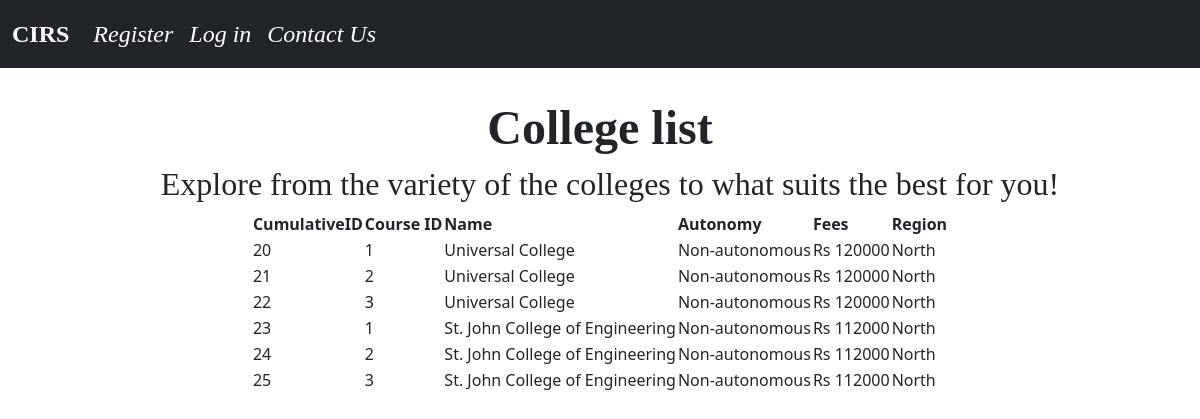
/north, run on the app's committed database.
### clginfoblog/models.py (models this page shows)
class College(models.Model):
	clg_name = models.CharField(max_length = 255)
	course_id = models.IntegerField()
	course = models.TextField(max_length=255)
	region = models.TextField(max_length=6)
	fees = models.IntegerField()
	clg_type = models.TextField(max_length=255)

### clginfoblog/views.py (the view)
# urls.py: path('north',North.as_view(),name='north'),
class North(ListView):
	model = College
	template_name = 'north.html'

### clginfoblog/templates/north.html (shortened to what this page needs)
{% extends 'base.html'%}
{% block content %}
<div class="container" align="middle">
<head><font face = "Noe " size = 10><b>College list</b></font></head>
</div>
<body>
<center><h2 style="margin-left:20px;"><font face = "Noe" size = 6>Explore from the variety of the colleges to what suits the best for you!</font></h2>
<center>
<table>
   <tr>
    <th>CumulativeID    </th><th>Course ID      </th><th id="name">Name     </th><th>Autonomy  </th><th>Fees    </th><th>     Region </th>
    </tr>
    {% for product in college_list %}
    {% if product.region == "North" %}
    <tr>
       <td>{{product.id}}</td><td>{{product.course_id}}     </td> <td>{{product.clg_name}}</td> <td> {{product.clg_type}}     </td> <td style="text-align:right">Rs  {{product.fees}}</td><td>{{product.region}}</td>
    </tr>
    {% endif %}
    {%endfor%}
  </table>
</center>
</body>
{% endblock %}

### data on the page
College: id "20", course_id "1", clg_name "Universal College", clg_type "Non-autonomous", fees "120000", region "North"
College: id "21", course_id "2", clg_name "Universal College", clg_type "Non-autonomous", fees "120000", region "North"
College: id "22", course_id "3", clg_name "Universal College", clg_type "Non-autonomous", fees "120000", region "North"
College: id "23", course_id "1", clg_name "St. John College of Engineering", clg_type "Non-autonomous", fees "112000", region "North"
College: id "24", course_id "2", clg_name "St. John College of Engineering", clg_type "Non-autonomous", fees "112000", region "North"
College: id "25", course_id "3", clg_name "St. John College of Engineering", clg_type "Non-autonomous", fees "112000", region "North"
